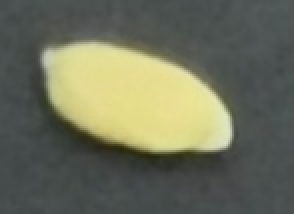
#> input picture 基于 Tensorflow的 种子纯度分析系统 - 理塘最速传说と绝凶の猛虎！纯真丁一郎です！/code/Min_Vgg/DATASET/Zhongzi/train/01/01_853.jpg, 147 x 107 px (shown 2 times larger)
$ python -i predict.py   (imports and definitions only)
#> lines starting #> are read from the running program, lines starting #| are printed output that depends on the picture; after the words box and inside, x2 and y2 are one past the last pixel; in counts of white or black regions, pixels touching at a corner belong together
import os
import imutils
import json
import cv2
from PIL import Image
import numpy as np
from model import minvgg
label = {'01': 0, '02': 0, '03': 0, '216': 0, 'daohuaxiang02': 0,'ruomi':0}
im_height = 128
im_width = 128
num_classes = 6
# read class_indict
json_path = './class_indices.json'
# [4 lines not run here, left out]

# create model
# [1 line that did not run here, left out]
weights_path = "./save_weights/myMinVGG_14.h5"
# [1 line not run here, left out]
def pred(img_path):
    # load image
    img = Image.open(img_path)
    # resize image to 128x128
    img = img.resize((im_width, im_height))
    # scaling pixel value to (0-1)
    img = np.array(img) / 255.

    # Add the image to a batch where it's the only member.
    img = (np.expand_dims(img, 0))
    result = np.squeeze(model.predict(img))
    predict_class = np.argmax(result)
    result=class_indict[str(predict_class)]
    return result
def prepare(path):
#> called with path = 'DATASET/Zhongzi/train/01/01_853.jpg'
    check={}
    PATH = path + '.0'
    pp = path + '.txt'
    img = cv2.imread(path)
#> img is the input picture: shape (107, 147, 3); mean B, G, R 91.2, 110.6, 108.1
    path2 = path.replace(".jpg", "_1.jpg")
    path3=path.replace(".jpg", "_2.jpg")
    cv2.imwrite(path2, img)
    cv2.imwrite(path3, img)
    imgg = cv2.imread(path2)
    imgg2 = cv2.imread(path3)
    img_grey = cv2.cvtColor(img, cv2.COLOR_RGB2GRAY)
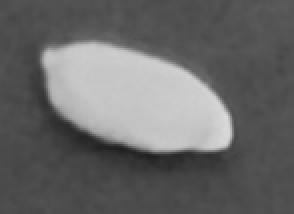
#> img_grey: shape (107, 147) (shown 2 times larger); min 31, max 218, mean 104.5
    if os.path.exists(PATH) is False:
        os.makedirs(PATH)
    canny_img = cv2.Canny(img_grey, 100, 100)
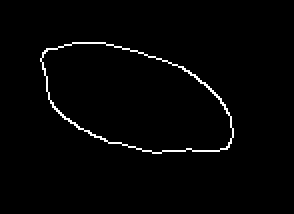
#> canny_img: shape (107, 147) (shown 2 times larger); 1.7% white in thin lines or dots, all inside (x1, y1, x2, y2) = (20, 21, 117, 77)
    cnts = cv2.findContours(canny_img.copy(), cv2.RETR_EXTERNAL, cv2.CHAIN_APPROX_SIMPLE)
#> cnts = 1 contour; box (x1, y1, x2, y2) and area: (20, 21, 117, 77) 3748
    cnts = imutils.grab_contours(cnts)
    mask = np.ones(img.shape[:2], dtype="uint8") * 255
    cv2.drawContours(mask, cnts, -1, 0, -1)
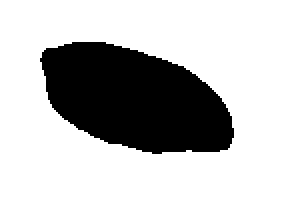
#> mask: shape (107, 147) (shown 2 times larger); 75.4% white; 1 black region, box (x1, y1, x2, y2) and area: (20, 21, 117, 77) 3863
    img[mask == 255] = 0
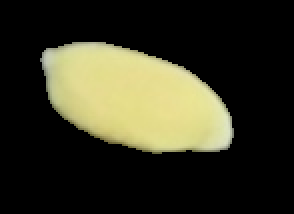
#> img: shape (107, 147, 3) (shown 2 times larger); mean B, G, R 34.8, 51.6, 52.8
    i = 0
    for c in cnts:
        (x, y, w, h) = cv2.boundingRect(c)
#> x = 20; y = 21; w = 97; h = 56
        #找到符合条件的检测目标
        if (w * h > 1500):
            xx=0
            liebiao=[]
            liebiao.append(x)
            liebiao.append(y)
            liebiao.append(w)
            liebiao.append(h)
            if check.get(x) is not None:
                if abs(check[x][1]-y)<100:
                    if check[x][2]*check[x][3]<w*h:
                        del check[x]
                else:
                    if check[x][1] > 40 and check[x][0] > 40:
                        crop = imgg2[check[x][1] - 40:check[x][1] + check[x][3] + 50,
                               check[x][0] - 40:check[x][0] + check[x][2] + 50]
                    else:
                        crop = imgg2[check[x][1]:check[x][1] + check[x][3], check[x][0]:x + check[x][2]]
                    cv2.rectangle(imgg, (check[x][0], check[x][1]),
                                  (check[x][0] + check[x][2], check[x][1] + check[x][3]), (0, 255, 0), 2)
                    image_name = "{}.jpg".format(i)
                    image_url = os.path.join(PATH, image_name)
                    cv2.imwrite(image_url, crop)
                    ss = pred(image_url)
                    label[ss] += 1
                    font = cv2.FONT_HERSHEY_SIMPLEX
                    if ss == "daohuaxiang02":
                        imgg = cv2.putText(imgg, '{}'.format("DHX"),(check[x][0], check[x][1]), font, 1, (100, 255, 0), 2,
                                       cv2.LINE_AA)
                    else:
                        imgg = cv2.putText(imgg, '{}'.format(ss),(check[x][0], check[x][1]), font, 1, (100, 255, 0), 2,
                                       cv2.LINE_AA)
                    i = i + 1
                    del check[x]
            for j in range(-100,100):
                x1=x+j

                if check.get(x1) is not None:
                    if (abs(y-check[x1][1])+abs(x1-x))<100:
                        if w*h<check[x1][2]*check[x1][3]:
                            xx=1
                        else:
                            del check[x1]
                            xx=0
            if xx==1:
                continue
            check[x] = liebiao
    kk=0
    for key in check:
        x = check[key][0]
        y = check[key][1]
        w = check[key][2]
        h = check[key][3]
        if y > 40 and x > 40:
            crop = imgg2[y - 40:y + h + 50, x - 40:x + w + 50]
        else:
            crop = imgg2[y:y + h, x:x + w]
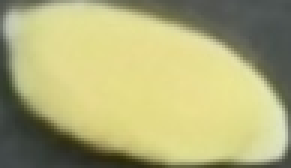
#> crop: shape (56, 97, 3) (shown 3 times larger); mean B, G, R 120.1, 172.7, 175.2
        cv2.rectangle(imgg, (x, y), (x + w, y + h), (0, 255, 0), 2)
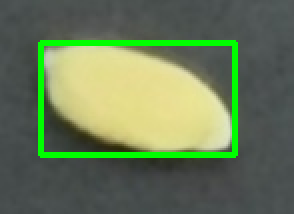
#> imgg: shape (107, 147, 3) (shown 2 times larger); mean B, G, R 87.1, 120.6, 103.5
        image_name = "{}.jpg".format(i)
        image_url = os.path.join(PATH, image_name)
        cv2.imwrite(image_url, crop)
        ss = pred(image_url)
#> in pred, `img = img.resize((im_width, im_height))`:
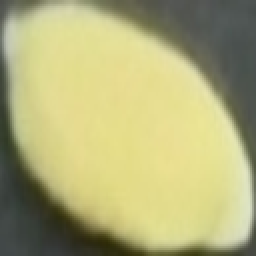
#> img: PIL image 128x128 RGB (shown 2 times larger); mean R, G, B 175.2, 172.7, 120
        label[ss] += 1
        font = cv2.FONT_HERSHEY_SIMPLEX
        if ss=="daohuaxiang02":
            imgg = cv2.putText(imgg, '{}'.format("DHX"), (x, y), font, 1, (100, 255, 0), 2, cv2.LINE_AA)
        else:
            imgg = cv2.putText(imgg, '{}'.format(ss), (x, y), font, 1, (100, 255, 0), 2, cv2.LINE_AA)
        i=i+1
        kk=kk+1
    cv2.imwrite(path + ' ' + 'result' + '.jpg', imgg)
    os.remove(path2)
    os.remove(path3)
    mmax = label['01'] + label['02'] + label['03'] + label['216'] + label['daohuaxiang02']+label['ruomi']
    a = []
    b = []
    for i in label.keys():
        a.append(i)
    for j in label.values():
        b.append(j)
    c = len(b)
    if os.path.exists(pp) is True:
        os.remove(pp)
    for i in range(0, c):
        if b[i] > 0:
            pur = b[i] / mmax
            pur = round(pur, 3)
            file_handle = open(pp, mode='a+')
            file_handle.write(a[i] + '\t' + str(pur) + '\n')
            file_handle.close()
# [3 lines not run here, left out]

#> (the run stopped early here; a loop or call above may not have finished)

$ run again, on 基于 Tensorflow的 种子纯度分析系统 - 理塘最速传说と绝凶の猛虎！纯真丁一郎です！/code/Min_Vgg/DATASET/Zhongzi/train/02/02_527.jpg
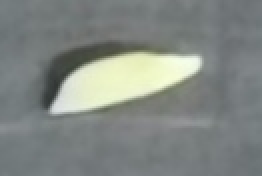
#> input picture 基于 Tensorflow的 种子纯度分析系统 - 理塘最速传说と绝凶の猛虎！纯真丁一郎です！/code/Min_Vgg/DATASET/Zhongzi/train/02/02_527.jpg, 131 x 88 px (shown 2 times larger)
#> in prepare, img is the input picture: shape (88, 131, 3); mean B, G, R 131.2, 135.1, 129.6
#> in prepare, `canny_img = cv2.Canny(img_grey, 100, 100)`:
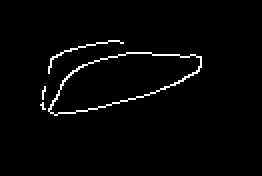
#> canny_img: shape (88, 131) (shown 2 times larger); 2.2% white in thin lines or dots, all inside (x1, y1, x2, y2) = (20, 20, 101, 58)
#> cnts = 4 contours, 3 with area under 20; largest, box (x1, y1, x2, y2) and area: (24, 26, 101, 58) 1379
#> mask: shape (88, 131); 86.8% white; 4 black regions (2 under 20 px), largest, box (x1, y1, x2, y2) and area: (24, 26, 101, 58) 1463, (24, 20, 62, 37) 49
#> x = 20; y = 51; w = 3; h = 4
#> in pred, `img = img.resize((im_width, im_height))`:
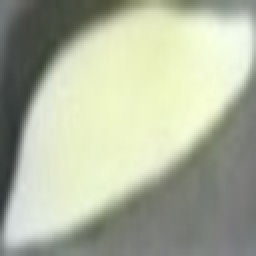
#> img: PIL image 128x128 RGB (shown 2 times larger); mean R, G, B 175.5, 181.1, 159.4

$ run again, on 基于 Tensorflow的 种子纯度分析系统 - 理塘最速传说と绝凶の猛虎！纯真丁一郎です！/code/Min_Vgg/DATASET/Zhongzi/train/02/02_572.jpg
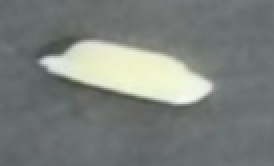
#> input picture 基于 Tensorflow的 种子纯度分析系统 - 理塘最速传说と绝凶の猛虎！纯真丁一郎です！/code/Min_Vgg/DATASET/Zhongzi/train/02/02_572.jpg, 137 x 83 px (shown 2 times larger)
#> in prepare, img is the input picture: shape (83, 137, 3); mean B, G, R 123.9, 128.1, 123.4
#> in prepare, `canny_img = cv2.Canny(img_grey, 100, 100)`:
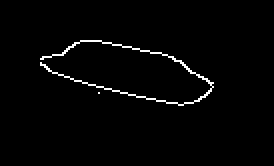
#> canny_img: shape (83, 137) (shown 2 times larger); 1.8% white in thin lines or dots, all inside (x1, y1, x2, y2) = (20, 20, 107, 53)
#> cnts = 2 contours, 1 with area under 20; largest, box (x1, y1, x2, y2) and area: (20, 20, 107, 53) 29
#> x = 49; y = 46; w = 1
#> in pred, `img = img.resize((im_width, im_height))`:
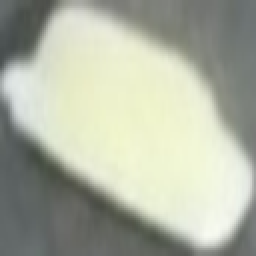
#> img: PIL image 128x128 RGB (shown 2 times larger); mean R, G, B 173.9, 178.2, 162.1
